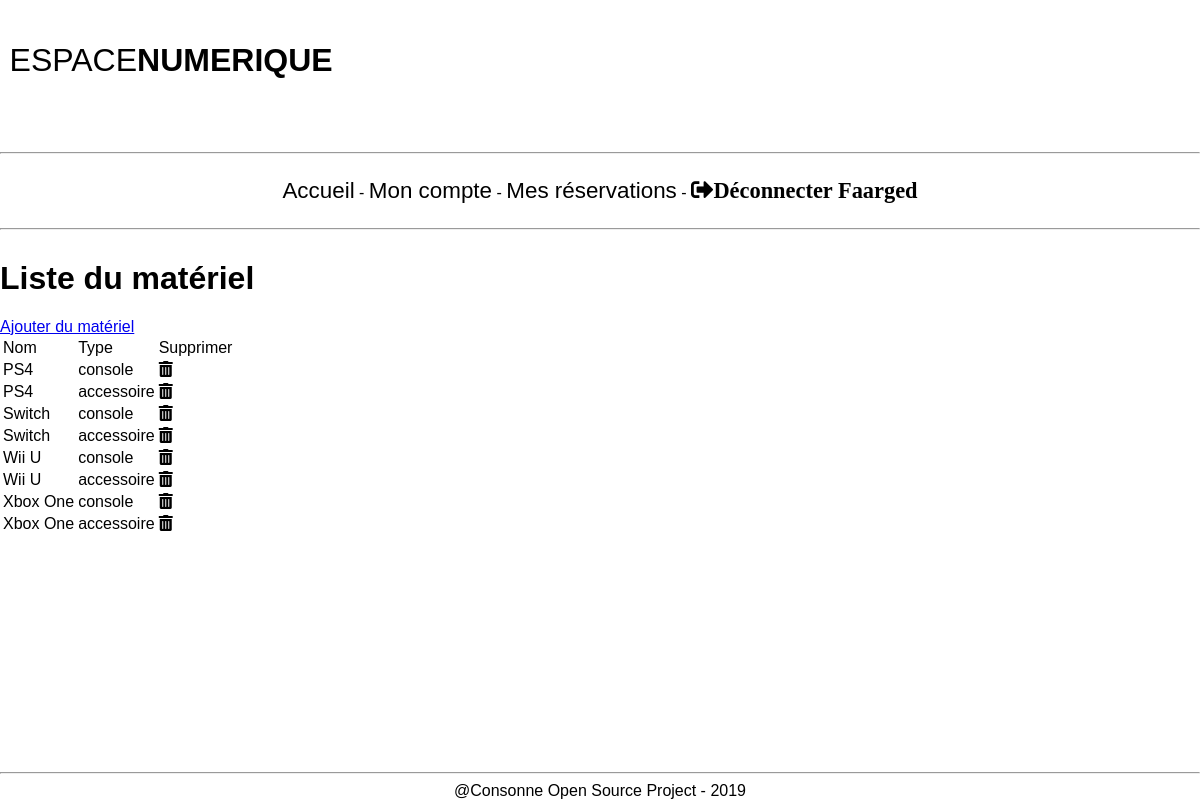
The app's page /materiel.php (signed in) with its own data.
### tables this page shows
CREATE TABLE `materiel` (
  `id_materiel` int(11) NOT NULL,
  `nom_materiel` varchar(50) NOT NULL,
  `type` varchar(50) NOT NULL
);

### php/requetes/liste_matos.php (called while the page is built)
<?php
  require "php/connex_bdd.php";
  $reponse = $bdd->prepare("SELECT * FROM materiel ORDER BY nom_materiel");
  $reponse->execute();
?>

### materiel.php (the view, shortened to what this page needs)
<?php
  if ($_SESSION['statut'] == 'administrateur'){
?>
<!DOCTYPE html>
<html lang="fr">
  <head>
    <link rel="stylesheet" href="css/fontawesome-5.9.0/css/all.min.css">
    <link rel="stylesheet" href="css/main.css">
  </head>
  <body>
    <?php include "header.php"; ?>
    <div class="matos">
      <h1>Liste du matériel</h1>
      <a href="crea_materiel.php">Ajouter du matériel</a>
      <table>
        <tr>
          <td>Nom</td>
          <td>Type</td>
          <td>Supprimer</td>
        </tr>
        <?php include "php/requetes/liste_matos.php";
          while ($donnees = $reponse->fetch()){
        ?>
        <tr>
          <td><?php echo $donnees['nom_materiel']; ?></td>
          <td><?php echo $donnees['type']; ?></td>
          <td><i class="fas fa-trash-alt"></i></td>
        </tr>
        <?php } ?>
      </table>
    </div>
    <?php include "footer.php"; ?>
  </body>
</html>
<?php }else{
  header('Location: index.php');
}
?>

### header.php
<header>
  <p>ESPACE<strong>NUMERIQUE</strong><p>
  <hr>
  <div class="navbar">
    <p class="nav">
      <a href="accueil.php">Accueil</a> -
      <a href="mon_compte.php">Mon compte</a> -
      <a href="reservations.php">Mes réservations</a> -
      <a href="php/deco.php">
        <i class="fas fa-sign-out-alt">Déconnecter <?php echo $_SESSION['pseudo'];?></i>
      </a>
  </div>
  <hr>
</header>

### footer.php
<footer>
  <hr>
  <center>@Consonne Open Source Project - 2019<center>
  </footer>

### css/main.css (style rules this page uses)
html { margin: 0; padding: 0; box-sizing: border-box; font-family: 'Arial', sans-serif; }
body { margin: 0px; display: flex; flex-direction: column; }
html, body { height: 100%; padding: 0; margin: 0; }
footer { margin-top: auto; }
header > p { font-size: 2em; padding-top: 0.3em; padding-left: 0.3em; }
.navbar { display: flex; flex-flow: row wrap; justify-content: center; }
.nav > a { color: black; text-decoration: none; font-size: 1.4em; }

### records on screen
materiel: nom_materiel "PS4", type "console"
materiel: nom_materiel "PS4", type "accessoire"
materiel: nom_materiel "Switch", type "console"
materiel: nom_materiel "Switch", type "accessoire"
materiel: nom_materiel "Wii U", type "console"
materiel: nom_materiel "Wii U", type "accessoire"
materiel: nom_materiel "Xbox One", type "console"
materiel: nom_materiel "Xbox One", type "accessoire"

### other values on screen
$_SESSION['pseudo'] "Faarged"
